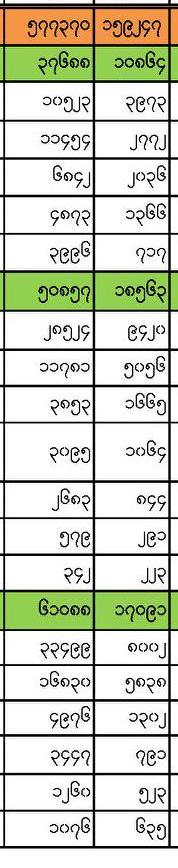
#> input picture scripts/test_scripts/test/test.jpg, 178 x 868 px, found by its file name
$ python myTest.py
#> lines starting #> are read from the running program, lines starting #| are printed output that depends on the picture; after the words box and inside, x2 and y2 are one past the last pixel; in counts of white or black regions, pixels touching at a corner belong together
import cv2

image = cv2.imread('test.jpg')
#> image is the input picture: shape (868, 178, 3); mean B, G, R 191.5, 207, 203.8
result = image.copy()
gray = cv2.cvtColor(image,cv2.COLOR_BGR2GRAY)
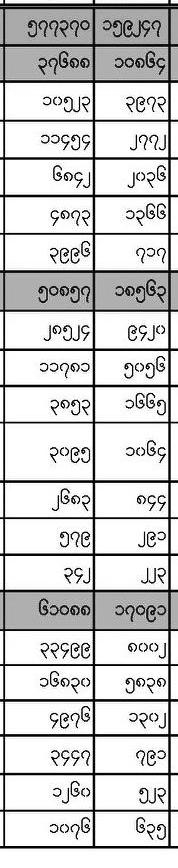
#> gray: shape (868, 178); min 0, max 255, mean 204.3
thresh = cv2.threshold(gray, 0, 255, cv2.THRESH_BINARY_INV + cv2.THRESH_OTSU)[1]
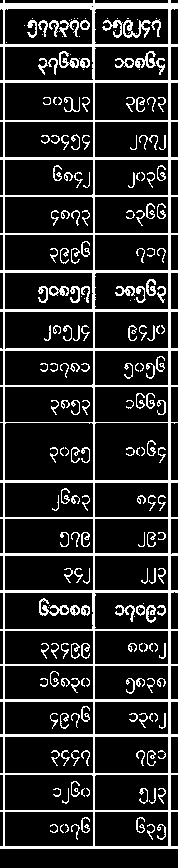
#> thresh: shape (868, 178); 16.4% white; 217 white regions (58 under 20 px), largest, box (x1, y1, x2, y2) and area: (0, 0, 178, 849) 16535, (123, 20, 151, 38) 225, (39, 598, 69, 616) 208

# Remove horizontal lines
horizontal_kernel = cv2.getStructuringElement(cv2.MORPH_RECT, (40,1))
remove_horizontal = cv2.morphologyEx(thresh, cv2.MORPH_OPEN, horizontal_kernel, iterations=2)
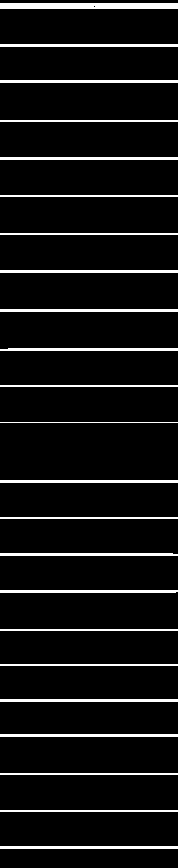
#> remove_horizontal: shape (868, 178); 7% white; 23 white regions
cnts = cv2.findContours(remove_horizontal, cv2.RETR_EXTERNAL, cv2.CHAIN_APPROX_SIMPLE)
#> cnts = 23 contours, 1 with area under 20; largest, box (x1, y1, x2, y2) and area: (0, 3, 178, 9) 885, (0, 846, 178, 849) 354, (0, 734, 178, 737) 354, (0, 699, 178, 702) 354, (0, 480, 178, 483) 354
print(cnts[1])
#> (printed output is left out)
cnts = cnts[0] if len(cnts) == 2 else cnts[1]

for c in cnts:
    # print([c])
    cv2.drawContours(result, [c], -1, (255,255,255), 5)
#> this loop made 23 passes
#> c on passes 1, 2, 3, 4, 5, 6, 7, 10, 11, 12, 13, 15: [[0, 846], [0, 848], [177, 848], [177, 846]], [[0, 810], [0, 811], [177, 811], [177, 810]], [[0, 773], [0, 774], [177, 774], [177, 773]], [[0, 734], [0, 736], [177, 736], [177, 734]], [[0, 699], [0, 701], [177, 701], [177, 699]], [[0, 664], [0, 665], [177, 665], [177, 664]], [[0, 629], [0, 630], [177, 630], [177, 629]], [[0, 517], [0, 518], [177, 518], [177, 517]], [[0, 480], [0, 482], [177, 482], [177, 480]], [[0, 422], [177, 422]], [[0, 385], [0, 386], [177, 386], [177, 385]], [[0, 309], [0, 311], [177, 311], [177, 309]]
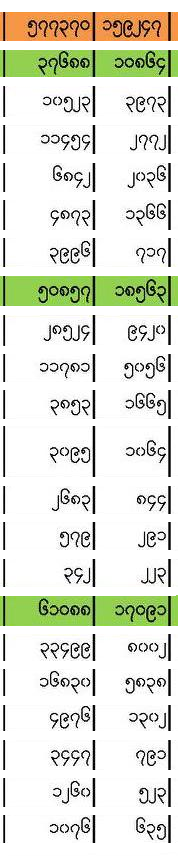
#> result: shape (868, 178, 3); 19.9% of pixels changed, all inside (x1, y1, x2, y2) = (0, 0, 178, 852)

#cv2.imshow('result', result)

# Remove vertical lines
vertical_kernel = cv2.getStructuringElement(cv2.MORPH_RECT, (1,40))
#> vertical_kernel = 40 values from 1 to 1
remove_vertical = cv2.morphologyEx(thresh, cv2.MORPH_OPEN, vertical_kernel, iterations=2)
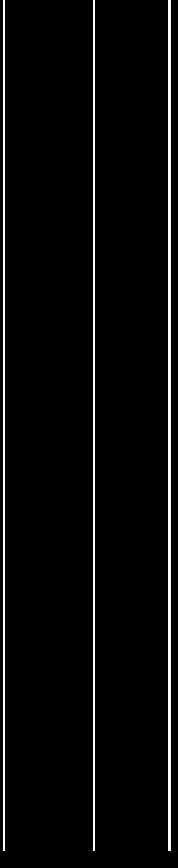
#> remove_vertical: shape (868, 178); 3.9% white in thin lines or dots
cnts = cv2.findContours(remove_vertical, cv2.RETR_EXTERNAL, cv2.CHAIN_APPROX_SIMPLE)
#> cnts = 3 contours; box (x1, y1, x2, y2) and area: (168, 0, 171, 851) 1700, (93, 0, 95, 851) 850, (3, 0, 5, 851) 850
cnts = cnts[0] if len(cnts) == 2 else cnts[1]
for c in cnts:
    cv2.drawContours(result, [c], -1, (255,255,255), 5)
#> this loop made 3 passes
#> c on passes 1 to 3: [[168, 0], [168, 850], [170, 850], [170, 0]], [[93, 0], [93, 850], [94, 850], [94, 0]], [[3, 0], [3, 850], [4, 850], [4, 0]]
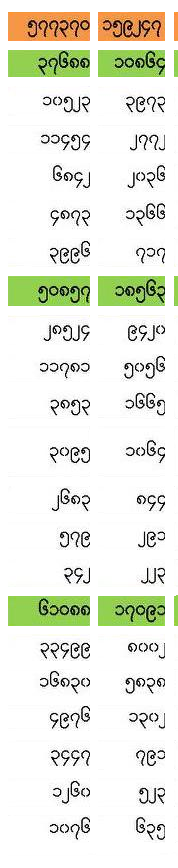
#> result: shape (868, 178, 3); 8.31% of pixels changed, all inside (x1, y1, x2, y2) = (0, 12, 174, 854)

cv2.imshow('thresh', thresh)
cv2.imshow('result', result)

cv2.imwrite('result.png', result)
cv2.waitKey()
